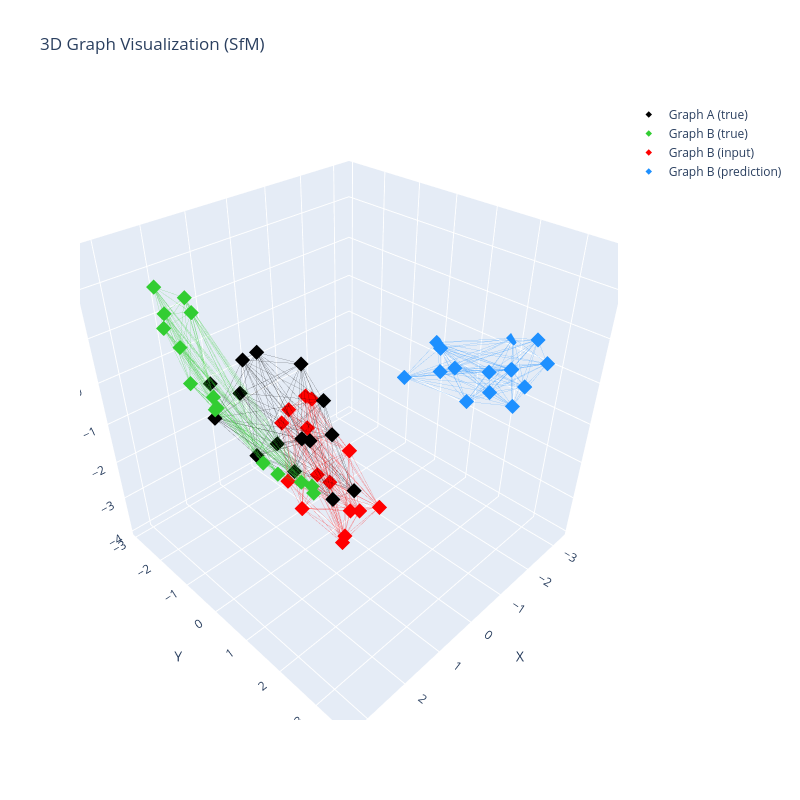

The notebook cell this image was saved under:
### Markdown cell above
# Visualize Prediction

Here we visualize a prediction. This visual is for the training dataset. We notice it looks pretty good! But if we take a look at an example from the validation dataset... we will see that it fails to generalize.

### Code cell
import utils.vis

# Use the new helper function to visualize predictions
sample = val_dataset[1]
predicted_graph_b, true_graph_b, graph_a, graph_b = utils.vis.visualize_sfm_prediction(model, sample)

### Figure 1 — Plotly figure (JSON) as saved in the notebook; plotly's stock layout.template omitted (floating-point values rounded to 4 significant figures; data arrays with more than 128 entries replaced by an {"elided": "..."} marker saying what was removed)
{"data": [{"hovertemplate": "%{x:.2f}, %{y:.2f}, %{z:.2f}<extra></extra>", "marker": {"color": "black", "opacity": 1.0, "size": 5, "symbol": "diamond"}, "mode": "markers", "name": "Graph A (true)", "x": [0.8509, -0.7221, 0.5523, 1.295, 1.249, 2.701, -0.8193, 1.842, 0.1329, 2.303, 2.413, -0.2181, 1.633, 0.6272, 0.4064], "y": [1.361, -1.162, -0.4763, -0.3722, -1.545, -0.3182, -1.993, 1.807, -2.356, 0.2932, -0.7801, -0.3687, 0.5303, -2.214, -0.3864], "z": [-1.627, -1.498, -1.514, -1.184, -0.5432, 0.1976, -0.9369, -0.9374, -0.3794, -0.5408, 0.5853, -1.767, -1.172, -0.3011, -1.599], "type": "scatter3d"}, {"hoverinfo": "skip", "line": {"color": "black", "width": 1}, "mode": "lines", "opacity": 0.3, "showlegend": false, "x": {"elided": "285 float values"}, "y": {"elided": "285 float values"}, "z": {"elided": "285 float values"}, "type": "scatter3d"}, {"hovertemplate": "%{x:.2f}, %{y:.2f}, %{z:.2f}<extra></extra>", "marker": {"color": "limegreen", "opacity": 1.0, "size": 5, "symbol": "diamond"}, "mode": "markers", "name": "Graph B (true)", "x": [2.729, 2.424, 2.959, 3.309, 2.908, 2.669, 2.193, 3.459, 2.155, 2.593, 2.982, 3.124, 2.708, 2.713, 3.46], "y": [2.013, -1.231, -1.256, 0.04642, 1.279, 2.205, -1.451, 0.1433, 1.652, -1.704, -1.109, 0.3855, -0.2067, 1.397, 0.904], "z": [0.1322, 2.159, 2.535, 1.386, 0.2086, 0.1284, 1.702, 2.166, -0.6901, 1.732, 1.822, 0.9443, 0.4801, -0.07628, 1.607], "type": "scatter3d"}, {"hoverinfo": "skip", "line": {"color": "limegreen", "width": 1}, "mode": "lines", "opacity": 0.3, "showlegend": false, "x": {"elided": "315 float values"}, "y": {"elided": "315 float values"}, "z": {"elided": "315 float values"}, "type": "scatter3d"}, {"hovertemplate": "%{x:.2f}, %{y:.2f}, %{z:.2f}<extra></extra>", "marker": {"color": "red", "opacity": 1.0, "size": 5, "symbol": "diamond"}, "mode": "markers", "name": "Graph B (input)", "x": [0.7777, -0.7313, -0.7446, -0.3792, 0.166, 0.9501, -1.057, 0.03319, 0.2727, -1.379, -0.9843, -0.2624, -0.8292, 0.1849, 0.3695], "y": [1.025, -2.42, -2.738, -1.065, 0.5757, 1.128, -2.155, -1.671, 1.515, -2.304, -2.056, -0.516, -0.447, 0.8745, -0.7946], "z": [-3.141, -2.379, -2.95, -3.405, -3.127, -3.134, -2.012, -3.726, -2.34, -2.327, -2.872, -3.235, -2.592, -2.919, -3.822], "type": "scatter3d"}, {"hoverinfo": "skip", "line": {"color": "red", "width": 1}, "mode": "lines", "opacity": 0.3, "showlegend": false, "x": {"elided": "315 float values"}, "y": {"elided": "315 float values"}, "z": {"elided": "315 float values"}, "type": "scatter3d"}, {"hovertemplate": "%{x:.2f}, %{y:.2f}, %{z:.2f}<extra></extra>", "marker": {"color": "dodgerblue", "opacity": 1.0, "size": 5, "symbol": "diamond"}, "mode": "markers", "name": "Graph B (prediction)", "x": [-3.32, -1.49, -1.952, -2.776, -2.998, -3.397, -1.073, -3.129, -2.476, -1.21, -1.897, -2.754, -1.962, -2.864, -3.487], "y": [0.02353, 3.014, 3.46, 2.269, 0.7044, -0.1564, 2.894, 2.549, -0.3059, 3.318, 3.114, 1.756, 1.814, 0.4087, 1.78], "z": [-0.7243, 0.8341, 0.9587, -0.06239, -0.8177, -0.6798, 0.4838, 0.5984, -1.287, 0.3192, 0.3209, -0.3471, -0.6767, -0.9841, 0.1854], "type": "scatter3d"}, {"hoverinfo": "skip", "line": {"color": "dodgerblue", "width": 1}, "mode": "lines", "opacity": 0.3, "showlegend": false, "x": {"elided": "315 float values"}, "y": {"elided": "315 float values"}, "z": {"elided": "315 float values"}, "type": "scatter3d"}], "layout": {"scene": {"xaxis": {"title": {"text": "X"}, "range": [-3.487, 3.46]}, "yaxis": {"title": {"text": "Y"}, "range": [-3.113, 3.835]}, "zaxis": {"title": {"text": "Z"}, "range": [-4.118, 2.83]}, "aspectmode": "cube"}, "title": {"text": "3D Graph Visualization (SfM)"}, "width": 800, "height": 800}}
